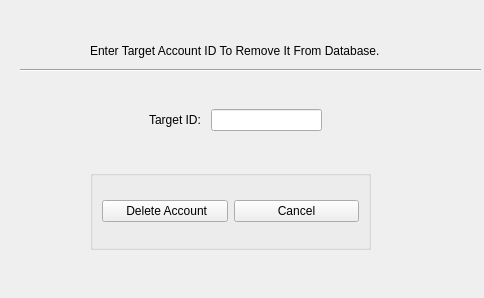
<?xml version="1.0" encoding="UTF-8"?>
<ui version="4.0">
 <class>Form</class>
 <widget class="QWidget" name="Form">
  <property name="geometry">
   <rect>
    <x>0</x>
    <y>0</y>
    <width>484</width>
    <height>298</height>
   </rect>
  </property>
  <property name="windowTitle">
   <string>Delete Credentials Wizard</string>
  </property>
  <widget class="QFrame" name="horizontalFrame">
   <property name="geometry">
    <rect>
     <x>140</x>
     <y>80</y>
     <width>191</width>
     <height>80</height>
    </rect>
   </property>
   <layout class="QHBoxLayout" name="horizontalLayout">
    <item>
     <widget class="QLabel" name="label">
      <property name="text">
       <string>Target ID: </string>
      </property>
     </widget>
    </item>
    <item>
     <widget class="QLineEdit" name="delete_id"/>
    </item>
   </layout>
  </widget>
  <widget class="QLabel" name="del_label">
   <property name="geometry">
    <rect>
     <x>90</x>
     <y>40</y>
     <width>471</width>
     <height>21</height>
    </rect>
   </property>
   <property name="text">
    <string>Enter Target Account ID To Remove It From Database.</string>
   </property>
  </widget>
  <widget class="Line" name="line">
   <property name="geometry">
    <rect>
     <x>20</x>
     <y>60</y>
     <width>461</width>
     <height>20</height>
    </rect>
   </property>
   <property name="orientation">
    <enum>Qt::Horizontal</enum>
   </property>
  </widget>
  <widget class="QGroupBox" name="horizontalGroupBox_2">
   <property name="geometry">
    <rect>
     <x>90</x>
     <y>170</y>
     <width>281</width>
     <height>80</height>
    </rect>
   </property>
   <layout class="QHBoxLayout" name="horizontalLayout_2">
    <item>
     <widget class="QPushButton" name="yes_delete">
      <property name="text">
       <string> Delete Account</string>
      </property>
     </widget>
    </item>
    <item>
     <widget class="QPushButton" name="no_delete">
      <property name="text">
       <string>Cancel</string>
      </property>
     </widget>
    </item>
   </layout>
  </widget>
 </widget>
 <resources/>
 <connections/>
</ui>
